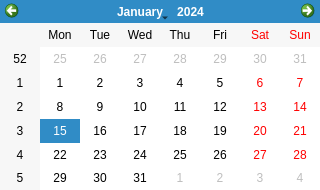
<?xml version="1.0" encoding="UTF-8"?>
<ui version="4.0">
 <class>dlgCalendar</class>
 <widget class="QDialog" name="dlgCalendar">
  <property name="geometry">
   <rect>
    <x>0</x>
    <y>0</y>
    <width>320</width>
    <height>190</height>
   </rect>
  </property>
  <property name="windowTitle">
   <string>Fecha Alta</string>
  </property>
  <widget class="QCalendarWidget" name="Calendar">
   <property name="geometry">
    <rect>
     <x>0</x>
     <y>0</y>
     <width>320</width>
     <height>190</height>
    </rect>
   </property>
   <property name="minimumSize">
    <size>
     <width>320</width>
     <height>190</height>
    </size>
   </property>
   <property name="maximumSize">
    <size>
     <width>240</width>
     <height>170</height>
    </size>
   </property>
  </widget>
 </widget>
 <resources/>
 <connections/>
</ui>
